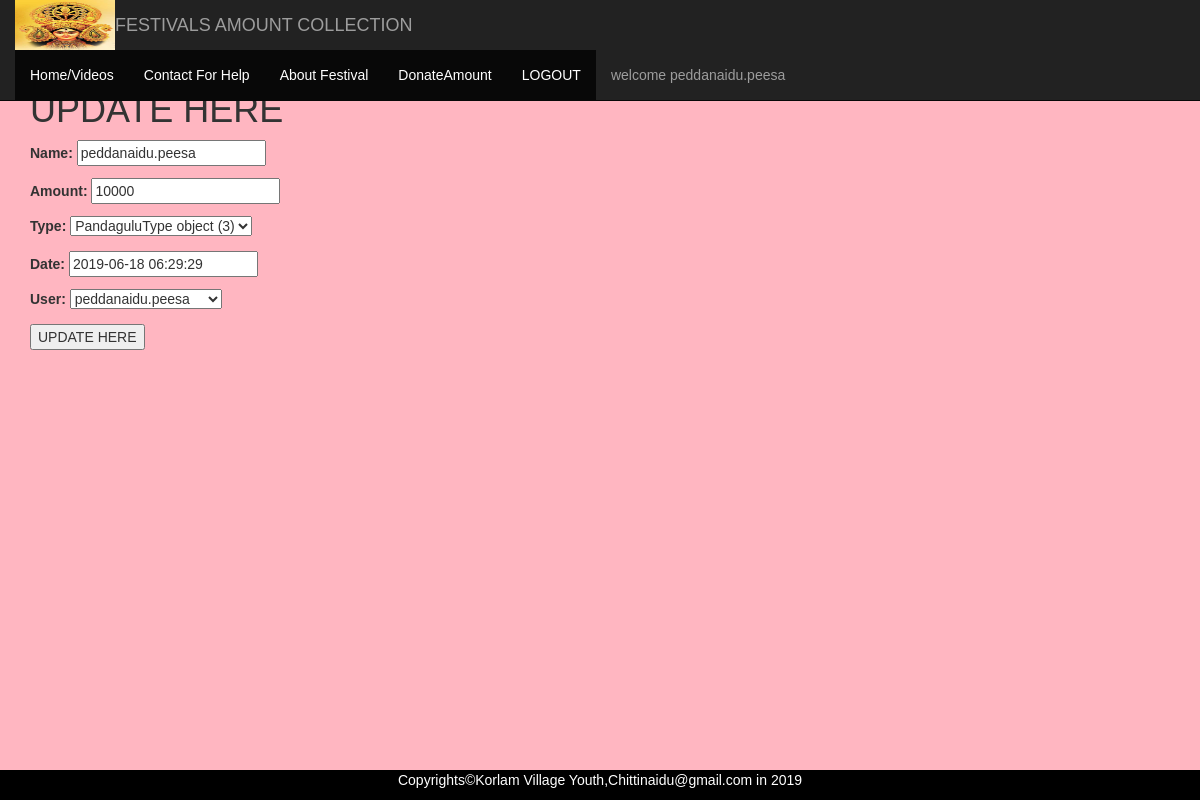
/donateamount_update/48 (signed in), run on the app's committed database.
### main/models.py (models this page shows)
class User(AbstractUser):
	user_types=[('e',"employee"),('u',"unemployee"),('s',"student")]
	phone=models.CharField(max_length=10)
	type=models.CharField(choices=user_types, max_length=10)

class DonateAmount(models.Model):
	 name=models.CharField(max_length=200,blank="True",null="True")
	 amount=models.IntegerField()
	 type=models.ForeignKey(PandaguluType, on_delete=models.CASCADE)
	 date=models.DateTimeField(default=datetime.now)
	 user=models.ForeignKey(User, on_delete=models.CASCADE, related_name="Donateamount")
	 pic=models.FileField(blank=True, null=True)

### main/templates/main/donateamount_update_form.html (shortened to what this page needs)
{% extends 'main/index.html'%}
{%  block content%}
<h1>UPDATE HERE </h1>
<form method="post" class="update">
{{ form.as_p}}
<input type="submit" name="" value="UPDATE HERE">
</form>
{% endblock %}

### main/templates/main/index.html (shortened to what this page needs)
{% extends 'main/home.html' %}
{% block menu %}
{{  block.super }}
    <li class="active"><a href="/Contact">Contact For Help </a></li>
	<li class="active"><a href="/PandaguluType">About Festival</a></li>
    <li class="active"><a href="/DonateAmount">DonateAmount</a></li>
    <li class="active"><a href="/logout">LOGOUT</a></li>
    {% if request.user.is_authenticated %}
    <li ><a href="">welcome {{request.user.username}}</a></li>
    {% endif %}
{% endblock %}

### main/static/main/css/style.css (style rules this page uses)
body { height:500px; width:500; margin: 0; padding: 0; font-family: sans-serif; background-color: #999966; }

### data on the page
User: user.username "peddanaidu.peesa"
DonateAmount: name "peddanaidu.peesa", amount "10000", type "PandaguluType object (3)", date "2019-06-18 06:29:29", user "peddanaidu.peesa"
